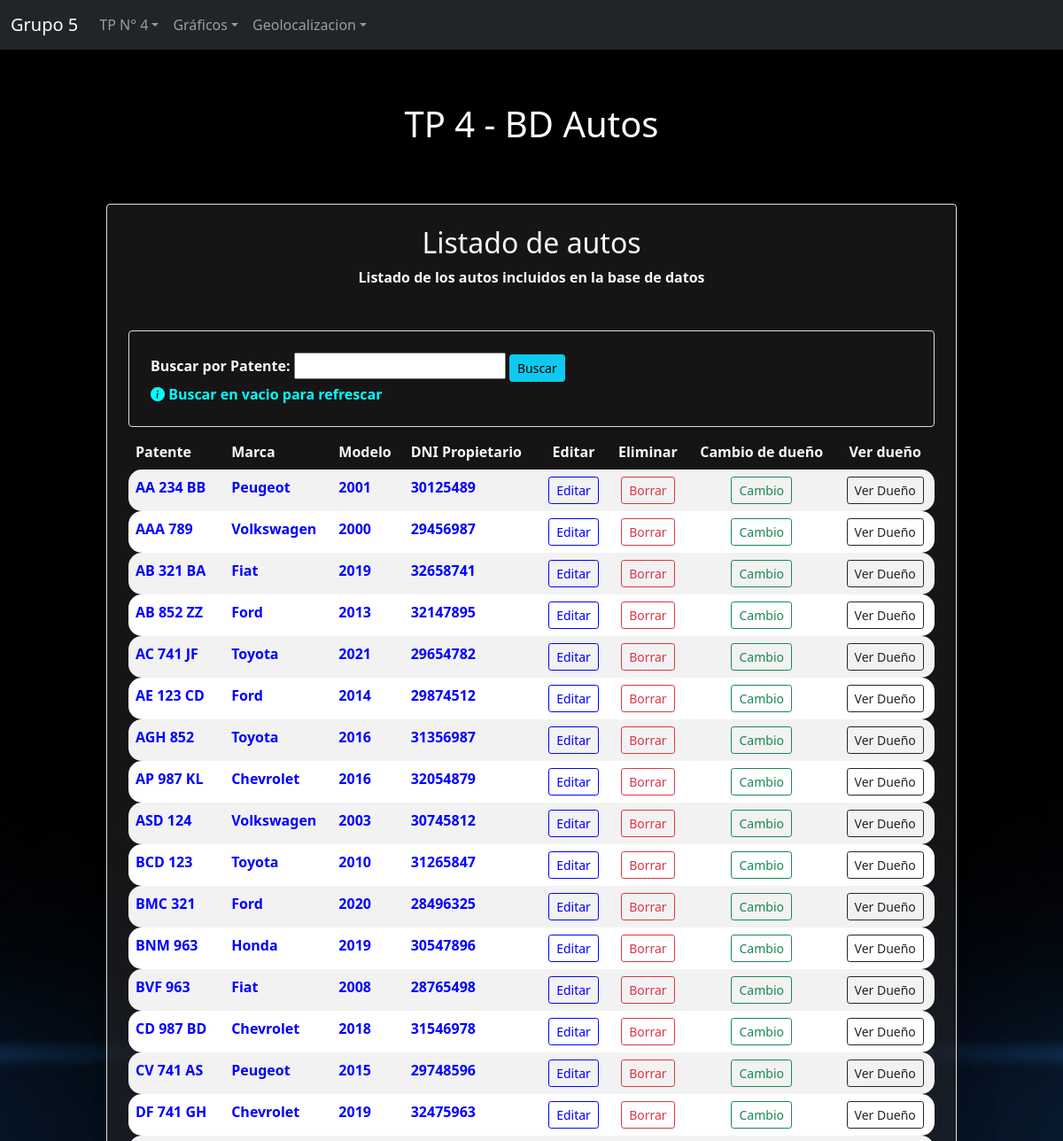
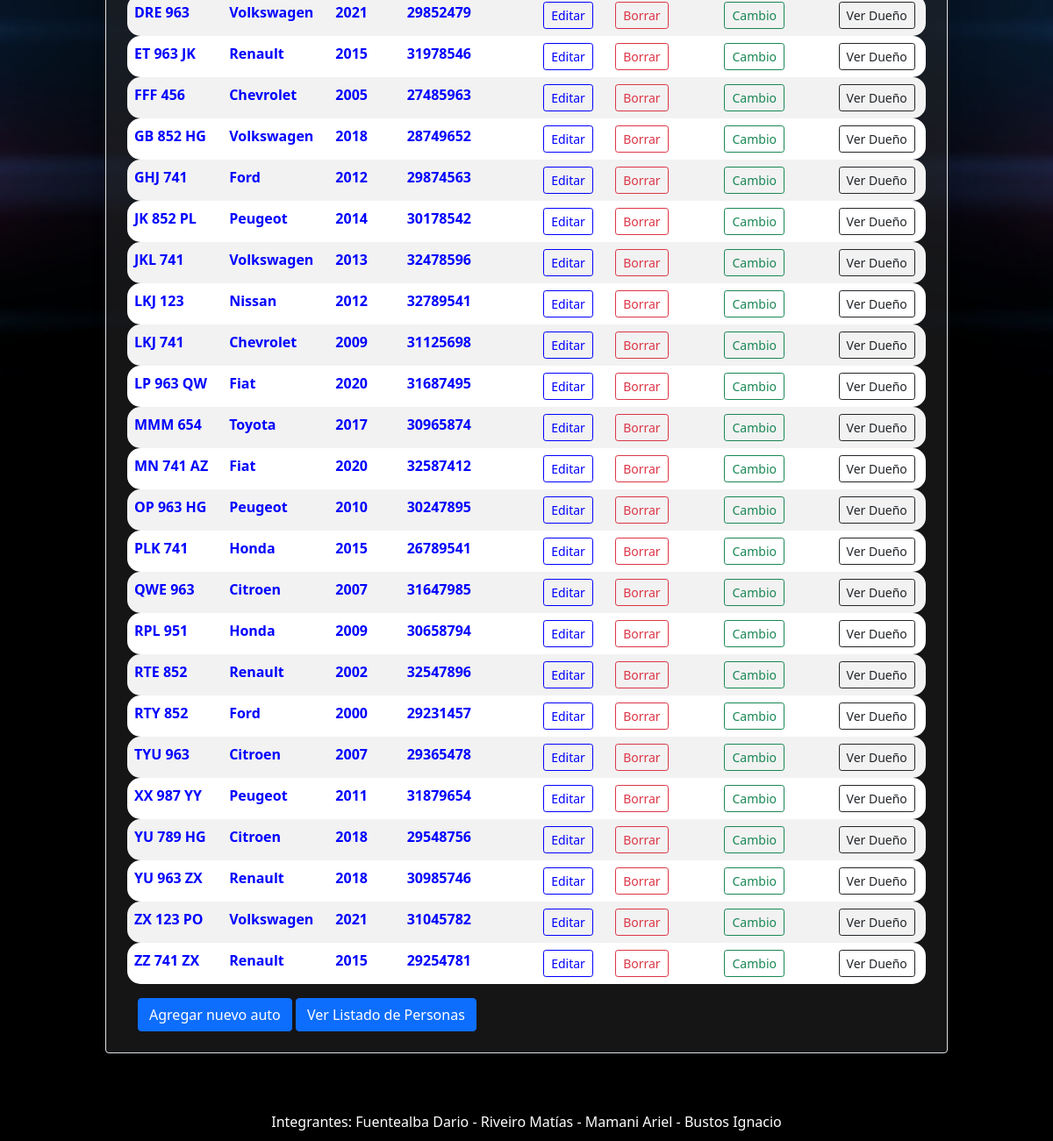
The app's page /Vista/auto/auto_index.php with its own data (2 pictures, top to bottom).
### tables this page shows
CREATE TABLE `auto` (
  `Patente` varchar(10) NOT NULL,
  `Marca` varchar(50) NOT NULL,
  `Modelo` int(11) NOT NULL,
  `DniDuenio` varchar(10) NOT NULL,
  PRIMARY KEY  (`Patente`)
);

### Util/funciones.php (called while the page is built, shortened)
<?php
spl_autoload_register(function ($class_name){
    $directorys = array(
        $GLOBALS['ROOT'].'Modelo/',
        $GLOBALS['ROOT'].'Modelo/Conector/',
        $GLOBALS['ROOT'].'Control/'
        );
});
?>

### Modelo/Conector/BaseDatos.php (called while the page is built, shortened)
<?php
class BaseDatos extends PDO {
  	private $conec;
  	private $indice;
  	private $resultado;
    public function __construct(){
        $this->indice =0;
        try {
           $this->conec=true;
        }catch (PDOException $e) {
            $this->sql = $e->getMessage();
            $this->conec=false;
        }
    }
    public function Iniciar(){
        return $this->getConec();
    }
    public function getConec(){
        return $this->conec;
    }
    public function setSQL($e){
        return "\n".$this->sql = $e;
    }
    public function Ejecutar($sql){
        if ( stristr($sql,"select")){
            $resp =  $this->EjecutarSelect($sql);
        }
        return $resp;
   }
   private function EjecutarSelect($sql){
       $cant = -1;
       $resultado=parent::query($sql);
       if(!$resultado){
           $this->analizarDebug();
       }else {
          $arregloResult = $resultado->fetchAll();
          $cant = count($arregloResult);
       }
       return $cant;
   }
   public function Registro() {
       $filaActual = false;
       $indiceActual = $this->getIndice();
       if ($indiceActual>=0) {
           $filas = $this->getResultado();
           if($indiceActual<count($filas)){
               $filaActual =  $filas[$indiceActual];
           }else {
               $this->setIndice(-1);
           }
       }
       return $filaActual;
   }
   private function setIndice ($valor){
       $this->indice = $valor;
   }
   private function getIndice (){
       return $this->indice;
   }
   private function setResultado($valor){
       $this->resultado = $valor;
   }
   private function getResultado(){
      return $this->resultado;
   }
}

### Modelo/Auto.php (called while the page is built, shortened)
<?php
class Auto {
    private $patente;
    private $marca;
    private $modelo;
    private $objDuenio;
    public function __construct(){
        $this->patente = "";
        $this->marca = "";
        $this->modelo = "";
        $this->objDuenio = new Persona();
    }
    public function getPatente(){
        return $this->patente;
    }
    public function setPatente($valor){
        $this->patente = $valor;
    }
    public function getMarca(){
        return $this->marca;
    }
    public function setMarca($valor){
        $this->marca = $valor;
    }
    public function getModelo(){
        return $this->modelo;
    }
    public function setModelo($valor){
        $this->modelo = $valor;
    }
    public function getObjDuenio(){
        return $this->objDuenio;
    }
    public function setObjDuenio($obj){
        $this->objDuenio = $obj;
    }
    public static function listar($parametro=""){
        $arreglo = array();
        $base = new BaseDatos();
        $sql = "SELECT * FROM auto ";
        if ($parametro != "") {
            $sql .= " WHERE " .$parametro;
        }
        $res = $base->Ejecutar($sql);
        if($res > -1){
            if($res > 0){
                while ($row = $base->Registro()){
                    $obj = new Auto();
                    $objDuenio = new Persona();
                    $objDuenio->setNroDni( $row['DniDuenio']);
                    $objDuenio->buscar($row['DniDuenio']);
                    $obj->setear($row['Patente'], $row['Marca'], $row['Modelo'], $objDuenio);
                    array_push($arreglo, $obj);
                }
            }
        }else{
            self::setmensajeoperacion("Auto->listar: ".$base->getError());
        }
        return $arreglo;
    }
}
?>

### Control/AbmAuto.php (called while the page is built, shortened)
<?php
class AbmAuto{
    public function buscar($param){
        $where = " true ";
        $arreglo = Auto::listar($where);
        return $arreglo;
    }
}
?>

### Modelo/Persona.php (called while the page is built, shortened)
<?php
class Persona {
    private $nroDni;
    public function __construct(){
        $this->nroDni="";
    }
    public function getNroDni(){
        return $this->nroDni;
    }
    public function setNroDni($valor){
        $this->nroDni = $valor;
    }
    public function buscar($dni){
        $base = new BaseDatos();
        $exito = false;
        $sql = "Select * from persona where NroDni=" . $dni;
        if($base ->Iniciar()){
            if($base->Ejecutar($sql)){
                if($row = $base->Registro()){
                    $exito = true;
                }
            }
        }
        return $exito;
    }
}
?>

### Vista/auto/auto_index.php (the view, shortened to what this page needs)
<?php
    $titulo = "TP 4 - BD Autos";
    include_once '../Estructura/header.php';
    $objAbmAuto = new AbmAuto();
    $listaAuto = $objAbmAuto->buscar(null);
?>
<div class="divtitulo">
    <h1><?php echo $titulo;?></h1>
</div>
<div class="container_auto mt-3 mt-5 p-4 border rounded shadow text-light">
  <div class="text-center mb-4">
    <h2>Listado de autos</h2>
    <p>Listado de los autos incluidos en la base de datos</p>
  </div>
  <div class="mb-2">
    <form action="auto_index.php" method="post" class="container mt-5 p-4 border rounded shadow" novalidate>
        <label for="buscar" class="form-label fw-bold">Buscar por Patente:</label>
        <input name="Patente" id="Patente" type="text" pattern="[A-z0-9]" >
        <input type="submit" name="buscar" id="buscar" class="btn btn-info btn-sm" role="button" value="Buscar">
        <div class="text-important"><i class="bi bi-info-circle-fill"></i> Buscar en vacio para refrescar</div>
    </form>
  </div>
  <table class="table table-hover table-striped ">
    <thead>
      <tr class="text-light mb-4">
        <th>Patente</th>
        <th>Marca</th>
        <th>Modelo</th>
        <th>DNI Propietario</th>
        <th class="text-center">Editar</th>
        <th class="text-center">Eliminar</th>
        <th class="text-center">Cambio de due&ntilde;o</th>
        <th class="text-center">Ver due&ntilde;o</th>
      </tr>
    </thead>
    <tbody>
      <?php
        if(count($listaAuto) > 0)
        {
            foreach ($listaAuto as $objAuto)
            {
                echo '<tr><td class="uppercase">'.$objAuto->getPatente().'</td>';
                echo '<td>'.$objAuto->getMarca().'</td>';
                echo '<td>'.$objAuto->getModelo().'</td>';
                echo '<td>'.$objAuto->getObjDuenio()->getNroDni().'</td>';
                echo '<td class="text-center"><a href="auto_editar.php?Patente='.$objAuto->getPatente().'" class="btn btn-color btn-sm" role="button">Editar</a></td>';
                echo '<td class="text-center"><a href="auto_accion.php?accion=borrar&Patente='.$objAuto->getPatente().'" class="btn btn-outline-danger btn-sm" role="button">Borrar</a></td>';
                echo '<td class="text-center"><a href="auto_cambio_duenio.php?Patente='.$objAuto->getPatente().'" class="btn btn-outline-success btn-sm" role="button">Cambio</a></td>';
                echo '<td class="text-center"><a href="autos_persona.php?NroDni='.$objAuto->getObjDuenio()->getNroDni().'" class="btn btn-outline-dark btn-sm" role="button">Ver Dueño</a></td></tr>';
              }
        }
      ?>
    </tbody>
  </table>
  <div class="container mt-3">
    <a href="auto_nuevo.php" class="btn btn-primary" role="button">Agregar nuevo auto</a>
    <a href="../persona/persona_index.php" class="btn btn-primary" role="button">Ver Listado de Personas</a>
  </div>
</div>
<?php include_once '../Estructura/footer.php'; ?>

### Vista/Estructura/header.php (shortened to what this page needs)
<!DOCTYPE html>
<html lang="en">
<head>
  <?php  include_once "links.php"; ?>
</head>
<body>
  <?php include_once "menu.php"; ?>

### Vista/Estructura/links.php (shortened to what this page needs)
<link rel="stylesheet" href="../Librerias/bootstrap5/css/bootstrap.min.css">
<link rel="stylesheet" href="../Librerias/node_modules/bootstrap-icons/font/bootstrap-icons.css">
<link rel="stylesheet" type="text/css" href="../css/estilos.css">

### Vista/Estructura/menu.php (shortened to what this page needs)
<nav class="navbar navbar-expand-sm bg-dark navbar-dark ">
  <div class="container-fluid">
    <a class="navbar-brand" href="../Inicio/principal.php">Grupo 5</a>
    <div class="collapse navbar-collapse" id="collapsibleNavbar">
      <ul class="navbar-nav">
        <li class="nav-item dropdown">
          <a class="nav-link dropdown-toggle" href="#" role="button" data-bs-toggle="dropdown">TP N° 4</a>
        </li>
        <li class="nav-item dropdown">
          <a class="nav-link dropdown-toggle" href="#" role="button" data-bs-toggle="dropdown">Gr&aacute;ficos</a>
        </li>
        <li class="nav-item dropdown">
          <a class="nav-link dropdown-toggle" href="#" role="button" data-bs-toggle="dropdown">Geolocalizacion</a>
        </li>
      </ul>
    </div>
  </div>
</nav>

### Vista/Estructura/footer.php (shortened to what this page needs)
</body>
<footer>
    <div class="footer">
        Integrantes: Fuentealba Dario - Riveiro Mat&iacute;as - Mamani Ariel - Bustos Ignacio
    </div>
</footer>
</html>

### Vista/css/estilos.css (style rules this page uses)
body { padding-bottom: 100px; background-image: url(../../Archivos/flechas.jpg); background-size: cover; background-repeat: no-repeat; background-position: center; }
.text-important { color:aqua; }
.container_auto, .container_persona { color: white; font-weight: bold; margin-top: 5px; width: 80%; margin-left: 10%; padding: 5px; text-align: justify; background-color: rgba(42, 42, 44, 0.5); border-radius: 15px; }
.btn-color { color: blue; background-color: transparent; border: 1px solid blue; transition: background-color 0.3s, color 0.3s; }
.uppercase { text-transform: uppercase; }
.table-striped tbody tr td:first-child { border-top-left-radius: 15px; border-bottom-left-radius: 15px; overflow: hidden; }
.table-striped tbody tr td:last-child { border-top-right-radius: 15px; border-bottom-right-radius: 15px; overflow: hidden; }
.table-striped { border-collapse: separate; border-spacing: 0; }
.table-striped td { border: none; }
.table-striped th { border: none; }
.table-striped tbody tr { color: blue; }
.table-striped tbody tr:nth-of-type(odd) { background-color: white; color: blue; }
.table-striped tbody tr:nth-of-type(even) { background-color: white; color: blue; }
.footer { padding: 10px; position: fixed; left: 0; bottom: 0; width: 100%; background-color: black; color: white; text-align: center; }
.divtitulo { background-color: transparent; color: white; font-weight: bold; width: 100%; margin: 0; padding: 10px; padding-top: 5%; text-align: center; box-sizing: border-box; }

### records on screen
auto: Patente "AA 234 BB", Marca "Peugeot", Modelo "2001", DniDuenio "30125489"
auto: Patente "AAA 789", Marca "Volkswagen", Modelo "2000", DniDuenio "29456987"
auto: Patente "AB 321 BA", Marca "Fiat", Modelo "2019", DniDuenio "32658741"
auto: Patente "AB 852 ZZ", Marca "Ford", Modelo "2013", DniDuenio "32147895"
auto: Patente "AC 741 JF", Marca "Toyota", Modelo "2021", DniDuenio "29654782"
auto: Patente "AE 123 CD", Marca "Ford", Modelo "2014", DniDuenio "29874512"
auto: Patente "AGH 852", Marca "Toyota", Modelo "2016", DniDuenio "31356987"
auto: Patente "AP 987 KL", Marca "Chevrolet", Modelo "2016", DniDuenio "32054879"
auto: Patente "ASD 124", Marca "Volkswagen", Modelo "2003", DniDuenio "30745812"
auto: Patente "BCD 123", Marca "Toyota", Modelo "2010", DniDuenio "31265847"
auto: Patente "BMC 321", Marca "Ford", Modelo "2020", DniDuenio "28496325"
auto: Patente "BNM 963", Marca "Honda", Modelo "2019", DniDuenio "30547896"
auto: Patente "BVF 963", Marca "Fiat", Modelo "2008", DniDuenio "28765498"
auto: Patente "CD 987 BD", Marca "Chevrolet", Modelo "2018", DniDuenio "31546978"
auto: Patente "CV 741 AS", Marca "Peugeot", Modelo "2015", DniDuenio "29748596"
auto: Patente "DF 741 GH", Marca "Chevrolet", Modelo "2019", DniDuenio "32475963"
auto: Patente "DRE 963", Marca "Volkswagen", Modelo "2021", DniDuenio "29852479"
auto: Patente "ET 963 JK", Marca "Renault", Modelo "2015", DniDuenio "31978546"
auto: Patente "FFF 456", Marca "Chevrolet", Modelo "2005", DniDuenio "27485963"
auto: Patente "GB 852 HG", Marca "Volkswagen", Modelo "2018", DniDuenio "28749652"
auto: Patente "GHJ 741", Marca "Ford", Modelo "2012", DniDuenio "29874563"
auto: Patente "JK 852 PL", Marca "Peugeot", Modelo "2014", DniDuenio "30178542"
auto: Patente "JKL 741", Marca "Volkswagen", Modelo "2013", DniDuenio "32478596"
auto: Patente "LKJ 123", Marca "Nissan", Modelo "2012", DniDuenio "32789541"
auto: Patente "LKJ 741", Marca "Chevrolet", Modelo "2009", DniDuenio "31125698"
auto: Patente "LP 963 QW", Marca "Fiat", Modelo "2020", DniDuenio "31687495"
auto: Patente "MMM 654", Marca "Toyota", Modelo "2017", DniDuenio "30965874"
auto: Patente "MN 741 AZ", Marca "Fiat", Modelo "2020", DniDuenio "32587412"
auto: Patente "OP 963 HG", Marca "Peugeot", Modelo "2010", DniDuenio "30247895"
auto: Patente "PLK 741", Marca "Honda", Modelo "2015", DniDuenio "26789541"
auto: Patente "QWE 963", Marca "Citroen", Modelo "2007", DniDuenio "31647985"
auto: Patente "RPL 951", Marca "Honda", Modelo "2009", DniDuenio "30658794"
auto: Patente "RTE 852", Marca "Renault", Modelo "2002", DniDuenio "32547896"
auto: Patente "RTY 852", Marca "Ford", Modelo "2000", DniDuenio "29231457"
auto: Patente "TYU 963", Marca "Citroen", Modelo "2007", DniDuenio "29365478"
auto: Patente "XX 987 YY", Marca "Peugeot", Modelo "2011", DniDuenio "31879654"
auto: Patente "YU 789 HG", Marca "Citroen", Modelo "2018", DniDuenio "29548756"
auto: Patente "YU 963 ZX", Marca "Renault", Modelo "2018", DniDuenio "30985746"
auto: Patente "ZX 123 PO", Marca "Volkswagen", Modelo "2021", DniDuenio "31045782"
auto: Patente "ZZ 741 ZX", Marca "Renault", Modelo "2015", DniDuenio "29254781"

### other values on screen
$titulo "TP 4 - BD Autos"
